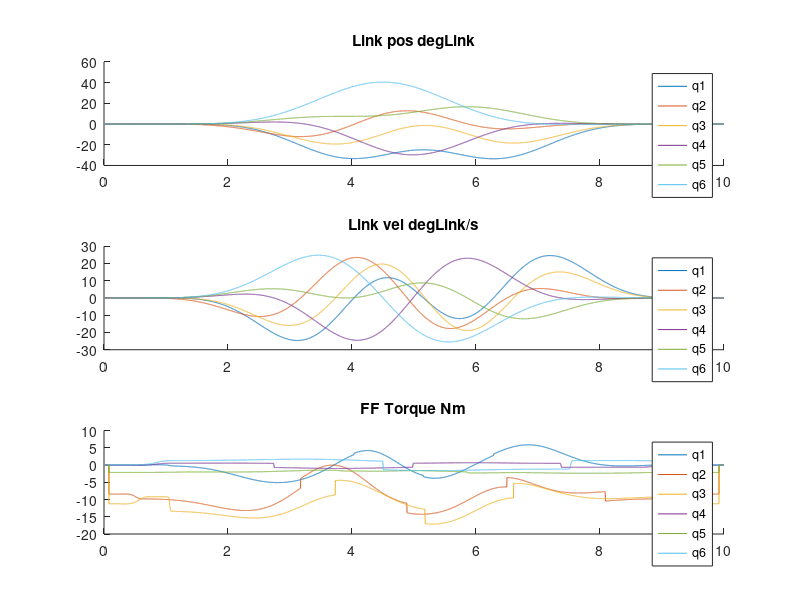

MATLAB code to generate this figure: (Note: this script raises an error after producing the figure.)
function prepare_data_for_target

load('data_ref.mat', 'time_data', 'ref_kin', 'tau_ff_all', 'n_axis', 'para')


% make sure that the sample time is equal to BR cycle time
dt_BR = 0.0008;
n_datasets = 3;
n_cutoff_end_torque = 100;
n_cutoff_start_torque = 100;
n_cycles = 1;

tend = time_data.tend;
time_BR = 0:dt_BR:tend;
nt_BR = numel(time_BR);
time_cont = time_data.time_cont;


interp_phi_r_all = zeros(nt_BR, n_axis);
interp_phi_r_all_d1 = zeros(nt_BR, n_axis);
interp_ref_d1_phi_m = zeros(nt_BR, n_axis);
interp_tau_ff_all = zeros(nt_BR, n_axis);
% interpolate to BR time
for k_axis = 1:n_axis
    
    interp_phi_r_all(:,k_axis)        = interp1(time_cont, ref_kin.phi_r_all(:,k_axis), time_BR);
    interp_phi_r_all_d1(:,k_axis)     = interp1(time_cont, ref_kin.phi_r_all_d1(:,k_axis), time_BR);
    interp_tau_ff_all(:,k_axis)       = interp1(time_cont, tau_ff_all(k_axis, :), time_BR);
    
end
% change units to BR units (degLink, degLink/s, Nm)
for k_axis = 1:n_axis
    
    interp_phi_r_all(:,k_axis)        = interp_phi_r_all(:,k_axis);
    interp_phi_r_all_d1(:,k_axis)     = interp_phi_r_all_d1(:,k_axis);
    interp_tau_ff_all(:,k_axis)       = interp_tau_ff_all(:,k_axis);
    
end
interp_tau_ff_all(end-n_cutoff_end_torque:end, :) = 0;
interp_tau_ff_all(1:n_cutoff_start_torque, :) = 0;

data = cell(n_datasets,1);
cycles_phi_r_all = zeros(nt_BR, n_axis);
cycles_phi_r_all_d1 = zeros(nt_BR, n_axis);
cycles_tau_ff_all = zeros(nt_BR, n_axis);

for k_cycles = 1:n_cycles
    
    time_index = (k_cycles -1)*nt_BR + (1:nt_BR);
    cycles_phi_r_all(time_index, :) = 180/pi*interp_phi_r_all;
    cycles_phi_r_all_d1(time_index, :) = 180/pi*interp_phi_r_all_d1;
    cycles_tau_ff_all(time_index, :) = interp_tau_ff_all;
end


data{1}        = cycles_phi_r_all; % motor reference angle
data{2}        = cycles_phi_r_all_d1; % link reference speed
data{3}        = cycles_tau_ff_all; % feed forward torque

nt_cycles = length(cycles_tau_ff_all);
time_BR_cylces = linspace(0, tend*n_cycles, nt_cycles);

% make sure all initial values are set to zero
for k_data = 1:n_datasets
    for k_axis = 1:nt_cycles
        data{k_data}(k_axis, :) = data{k_data}(k_axis, :) - data{k_data}(1, :);
    end
    
    % make sure all final values are set to zero
    data{k_data}(k_axis, end) = 0;
end



%% plot dataset
figure
for k_data = 1:n_datasets
    
    subplot(n_datasets,1,k_data)
    hold on
    for k_axis = 1:n_axis
        plot(time_BR_cylces, data{k_data}(:, k_axis))
    end
    switch k_data
        case 1
            title('Link pos degLink');
            legend('q1','q2','q3','q4','q5','q6')
        case 2
            title('Link vel degLink/s');
            legend('q1','q2','q3','q4','q5','q6')
        case 3
            title('FF Torque Nm');
            legend('q1','q2','q3','q4','q5','q6')
    end
    
end


%% check for joint limits

joint_limit_lb_deg = [-90, -30, -110, -180, -90, -180];
joint_limit_ub_deg = [90, 40, 40, 180, 90, 180];
joint_limit_reserve_deg = 3;
k_data = 1;
joint_limits_ok = true;
for k_axis = 1:n_axis
    %% check if position is within joint limits
    if any(data{k_data}(:, k_axis) >= joint_limit_ub_deg(k_axis) - joint_limit_reserve_deg   )
        joint_limits_ok = false;
        warning('----- DO NOT EXECUTE -----')
        warning(['All data will be overridden with zeros. Position is not within upper joint limits. Axis ',num2str(k_axis),'.'])
    end
    if any(data{k_data}(:, k_axis) <= joint_limit_lb_deg(k_axis) + joint_limit_reserve_deg   )
        joint_limits_ok = false;
        warning('----- DO NOT EXECUTE -----')
        warning(['All data will be overridden with zeros. Position is not within lower joint limits. Axis ',num2str(k_axis),'.'])
    end
    % override data with zeros
    if not( joint_limits_ok )
        for k_data = 1:n_datasets
            % use (:) to leave the data size unchanged
            data{k_data}(:) = 0;
        end
    end
end



%% create text file
fid = fopen('data/data_target_system.txt','wt');
fprintf(fid,'data_points : UDINT := %i; \n',nt_cycles);
fprintf(fid,'data_end_time : LREAL := %f; \n',tend);
fprintf(fid,'data_sample_time : LREAL := %f; \n',dt_BR);
% for all datasets
for k_data = 1:n_datasets
    switch k_data
        case 1
            name = 'phi_r';
        case 2
            name = 'phi_rd';
        case 3
            name = 'tau_flat';
    end
    
    % for all axis
    for k_axis = 1:n_axis
        
        fprintf(fid, name);
        fprintf(fid,'_%i : ARRAY[1..%i] OF REAL := [', k_axis, nt_cycles);
        
        % for all timesteps
        for k_time = 1:nt_cycles-1
            
            val = data{k_data}(k_time, k_axis);
            
            fprintf(fid,'%f, ',val);
            
        end
        % last one without comma
        val = data{k_data}(end, k_axis);
        
        fprintf(fid,'%f]; \n', val);
    end
end
% close file
fclose(fid);

end




